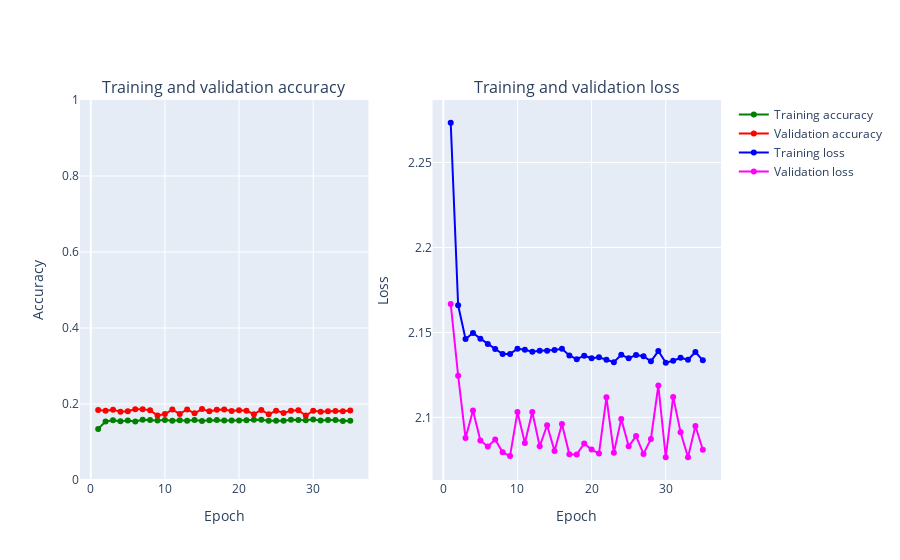

Notebook cell for this chart:
### Code cell
main()

### Figure 1 — Plotly figure (JSON) as saved in the notebook; plotly's stock layout.template omitted (floating-point values rounded to 4 significant figures)
{"data": [{"marker": {"color": "Green"}, "mode": "markers+lines", "name": "Training accuracy", "text": ["1", "2", "3", "4", "5", "6", "7", "8", "9", "10", "11", "12", "13", "14", "15", "16", "17", "18", "19", "20", "21", "22", "23", "24", "25", "26", "27", "28", "29", "30", "31", "32", "33", "34", "35"], "type": "scatter", "x": [1, 2, 3, 4, 5, 6, 7, 8, 9, 10, 11, 12, 13, 14, 15, 16, 17, 18, 19, 20, 21, 22, 23, 24, 25, 26, 27, 28, 29, 30, 31, 32, 33, 34, 35], "xaxis": "x", "y": [0.1345, 0.1541, 0.1573, 0.1547, 0.1568, 0.1539, 0.1585, 0.1577, 0.1564, 0.1577, 0.1557, 0.1575, 0.1559, 0.1579, 0.1553, 0.157, 0.1577, 0.1569, 0.1564, 0.1567, 0.1574, 0.1584, 0.1588, 0.156, 0.1556, 0.1561, 0.1584, 0.1579, 0.1572, 0.1592, 0.1565, 0.1577, 0.1579, 0.1555, 0.156], "yaxis": "y"}, {"marker": {"color": "Red"}, "mode": "markers+lines", "name": "Validation accuracy", "text": ["1", "2", "3", "4", "5", "6", "7", "8", "9", "10", "11", "12", "13", "14", "15", "16", "17", "18", "19", "20", "21", "22", "23", "24", "25", "26", "27", "28", "29", "30", "31", "32", "33", "34", "35"], "type": "scatter", "x": [1, 2, 3, 4, 5, 6, 7, 8, 9, 10, 11, 12, 13, 14, 15, 16, 17, 18, 19, 20, 21, 22, 23, 24, 25, 26, 27, 28, 29, 30, 31, 32, 33, 34, 35], "xaxis": "x", "y": [0.1841, 0.1824, 0.1851, 0.1798, 0.1809, 0.1859, 0.1865, 0.1833, 0.1699, 0.1736, 0.1854, 0.174, 0.1857, 0.1755, 0.1867, 0.1806, 0.1847, 0.1857, 0.1814, 0.1834, 0.1821, 0.1731, 0.1843, 0.1728, 0.1825, 0.1765, 0.1822, 0.1837, 0.1696, 0.1824, 0.1799, 0.181, 0.1818, 0.1808, 0.183], "yaxis": "y"}, {"marker": {"color": "Blue"}, "mode": "markers+lines", "name": "Training loss", "text": ["1", "2", "3", "4", "5", "6", "7", "8", "9", "10", "11", "12", "13", "14", "15", "16", "17", "18", "19", "20", "21", "22", "23", "24", "25", "26", "27", "28", "29", "30", "31", "32", "33", "34", "35"], "type": "scatter", "x": [1, 2, 3, 4, 5, 6, 7, 8, 9, 10, 11, 12, 13, 14, 15, 16, 17, 18, 19, 20, 21, 22, 23, 24, 25, 26, 27, 28, 29, 30, 31, 32, 33, 34, 35], "xaxis": "x2", "y": [2.273, 2.166, 2.146, 2.15, 2.146, 2.143, 2.14, 2.137, 2.137, 2.14, 2.14, 2.139, 2.139, 2.139, 2.14, 2.14, 2.136, 2.134, 2.136, 2.135, 2.135, 2.134, 2.133, 2.137, 2.135, 2.137, 2.136, 2.133, 2.139, 2.132, 2.133, 2.135, 2.134, 2.138, 2.134], "yaxis": "y2"}, {"marker": {"color": "Magenta"}, "mode": "markers+lines", "name": "Validation loss", "text": ["1", "2", "3", "4", "5", "6", "7", "8", "9", "10", "11", "12", "13", "14", "15", "16", "17", "18", "19", "20", "21", "22", "23", "24", "25", "26", "27", "28", "29", "30", "31", "32", "33", "34", "35"], "type": "scatter", "x": [1, 2, 3, 4, 5, 6, 7, 8, 9, 10, 11, 12, 13, 14, 15, 16, 17, 18, 19, 20, 21, 22, 23, 24, 25, 26, 27, 28, 29, 30, 31, 32, 33, 34, 35], "xaxis": "x2", "y": [2.167, 2.125, 2.088, 2.104, 2.086, 2.083, 2.087, 2.079, 2.077, 2.103, 2.085, 2.103, 2.083, 2.095, 2.08, 2.096, 2.078, 2.078, 2.085, 2.081, 2.079, 2.112, 2.079, 2.099, 2.083, 2.089, 2.079, 2.087, 2.119, 2.077, 2.112, 2.091, 2.077, 2.095, 2.081], "yaxis": "y2"}], "layout": {"annotations": [{"font": {"size": 16}, "showarrow": false, "text": "Training and validation accuracy", "x": 0.225, "xanchor": "center", "xref": "paper", "y": 1, "yanchor": "bottom", "yref": "paper"}, {"font": {"size": 16}, "showarrow": false, "text": "Training and validation loss", "x": 0.775, "xanchor": "center", "xref": "paper", "y": 1, "yanchor": "bottom", "yref": "paper"}], "autosize": true, "xaxis": {"anchor": "y", "autorange": true, "domain": [0, 0.45], "range": [-1.252, 37.25], "title": {"text": "Epoch"}, "type": "linear"}, "xaxis2": {"anchor": "y2", "autorange": true, "domain": [0.55, 1], "range": [-1.252, 37.25], "title": {"text": "Epoch"}, "type": "linear"}, "yaxis": {"anchor": "x", "domain": [0, 1], "range": [0, 1], "title": {"text": "Accuracy"}, "type": "linear"}, "yaxis2": {"anchor": "x2", "autorange": true, "domain": [0, 1], "range": [2.062, 2.288], "title": {"text": "Loss"}, "type": "linear"}}}
